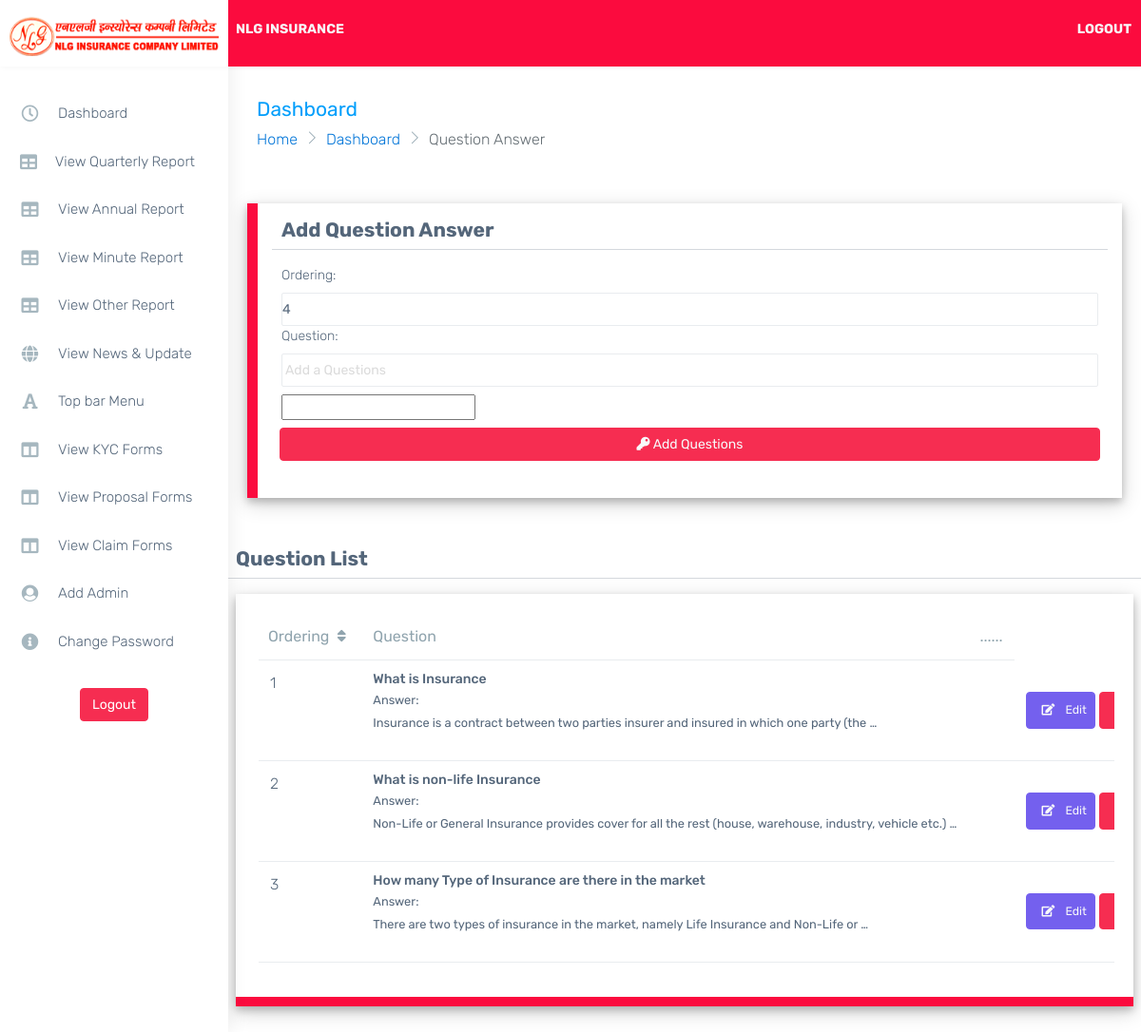
The page /questionAnswer on the database its author committed.
### landing/models.py (models this page shows, shortened)
class QuestionAnswer(models.Model):
    ordering = models.IntegerField()
    question = models.CharField(max_length=500)
    answer = RichTextUploadingField(null = True, blank = True)
    objects = models.Manager()

### manager/views.py (the view)
# urls.py: path('questionAnswer', views.QuestionAnswerView, name="questionAnswer"),
def QuestionAnswerView(request):
    form = QuestionAnswerFrom()
    branched = QuestionAnswer.objects.all().order_by('ordering')
    form.fields['ordering'].initial = QuestionAnswer.objects.all().count() + 1
    dist = {
        'form':form,
        'bod':branched,
    }
    if request.method == 'POST':
        form = QuestionAnswerFrom(request.POST)
        if form.is_valid():
            form.save()
            messages.success(request, "Question Answer Saved Succesfully")
            return HttpResponseRedirect(reverse('manager:questionAnswer'))
        else:
            messages.success(request, "Something went Wrong")
            return HttpResponseRedirect(reverse('manager:questionAnswer'))
    else:
        return render(request, 'manager/questionAnswer.html',dist )

### manager/forms.py
class QuestionAnswerFrom(forms.ModelForm):
    class Meta:
        model = QuestionAnswer
        fields = ('__all__')
        widgets = {
            'ordering':forms.NumberInput(attrs={'class':'form-control ps-0 form-control-line'}),
            'question': forms.TextInput(attrs={'class':'form-control ps-0 form-control-line','placeholder':"Add a Questions"}),
            'answer':CKEditorUploadingWidget(),
        }

### templates/manager/questionAnswer.html (shortened to what this page needs)
{% extends "manager/dashboard.html" %}
{% block inner %}
<div class="page-breadcrumb">
    <div class="row align-items-center">
        <div class="col-md-6 col-8 align-self-center">
            <h3 class="page-title mb-0 p-0">Dashboard</h3>
            <div class="d-flex align-items-center">
                <nav aria-label="breadcrumb">
                    <ol class="breadcrumb">
                        <li class="breadcrumb-item"><a href="{%url 'landing:landing'%}">Home</a></li>
                        <li class="breadcrumb-item"><a href="{%url 'manager:dashboard'%}">Dashboard</a></li>
                        <li class="breadcrumb-item active" aria-current="page">Question Answer</li>
                    </ol>
                </nav>
            </div>
        </div>
    </div>
</div>
<form action="" method="post" style="width: 100%; padding: 30px;" enctype="multipart/form-data">
    <div class="row  formbox" >
        <H3>Add Question Answer</H3>
        <hr>
        <div class="col-12">
            {{form.ordering.label_tag}}
            {{form.ordering}}
        </div>
        <div class="col-12">
            {{form.question.label_tag}}
            {{form.question}}
        </div>
        <div class="col-12 mt-2">
            {{form.answer}}
        </div>
        <br>
        <div class="p-2 d-grid">
            <button class="btn btn-danger btn-block text-light mb-3" id="submit"> <i class="fa fa-key"></i> Add Questions</button>
        </div>
    </div>
</form>
<br>
<div class="row ps-2 pe-2">
    <H3>Question List</H3>
    <hr>
    <div class="col-sm-12">
        <div class="card">
            <div class="card-body">
                <div class="table-responsive">
                    <table class="table stylish-table no-wrap" id="tableSort">
                        <thead>
                            <tr>
                                <th class="border-top-0" onclick=sortTableNum(0)>Ordering <i class="fa fa-sort p-1">
                                <th class="border-top-0">Question</th>
                                <th class="border-top-0">......</th>
                            </tr>
                        </thead>
                        <tbody>
                            {% for i in bod %}
                                <tr>
                                    <td>
                                        {{i.ordering}}
                                    </td>
                                    <td class="align-middle">
                                        <h6> {{i.question}} </h6>
                                        <small>
                                            Answer:
                                            {{i.answer|safe|truncatewords:15}}
                                        </small>
                                    </td>
                                    <td class="align-middle">
                                    </td>
                                    <td class="align-middle">
                                        <a href="{%url 'manager:editQuestionAns' i.id%}">
                                            <button class="text-light btn btn-sm btn-primary">
                                                <i class="fa fa-edit p-2"></i>
                                                    Edit
                                            </button>
                                        </a>
                                        <button class=" text-light btn btn-sm  btn-danger btn-danger" data-bs-toggle="modal" data-bs-target="#exampleModal{{i.id}}">
                                            <i class="fa fa-trash p-2"></i>
                                        </button>
                                    </td>
                                </tr>
                            {% endfor %}
                        </tbody>
                    </table>
                </div>
            </div>
        </div>
    </div>
</div>
{% endblock inner %}

### templates/manager/dashboard.html (style rules this page uses)
.card { box-shadow: 0 4px 8px 0 rgb(0 0 0 / 20%), 0 6px 20px 0 rgb(0 0 0 / 19%)!important; }
.formbox { background-color: white; padding: 15px; box-shadow: 0 4px 8px 0 rgb(0 0 0 / 20%), 0 6px 20px 0 rgb(0 0 0 / 19%)!important; }
.card { border-bottom: 10px solid #fb0b3e; cursor: pointer; }
.formbox { border-left: 11px solid #fb0b3e; }
*::placeholder { color: rgb(219, 219, 219)!important; padding-left: 3px; }

### templates/manager/questionAnswer.html (style rules this page uses)
.form-control { width: 100%; }

### rows shown on the page
QuestionAnswer: ordering "1", question "What is Insurance", answer "Insurance is a contract between two parties insurer and insured in which one party (the …"
QuestionAnswer: ordering "2", question "What is non-life Insurance", answer "Non-Life or General Insurance provides cover for all the rest (house, warehouse, industry, vehicle etc.) …"
QuestionAnswer: ordering "3", question "How many Type of Insurance are there in the market", answer "There are two types of insurance in the market, namely Life Insurance and Non-Life or …"
